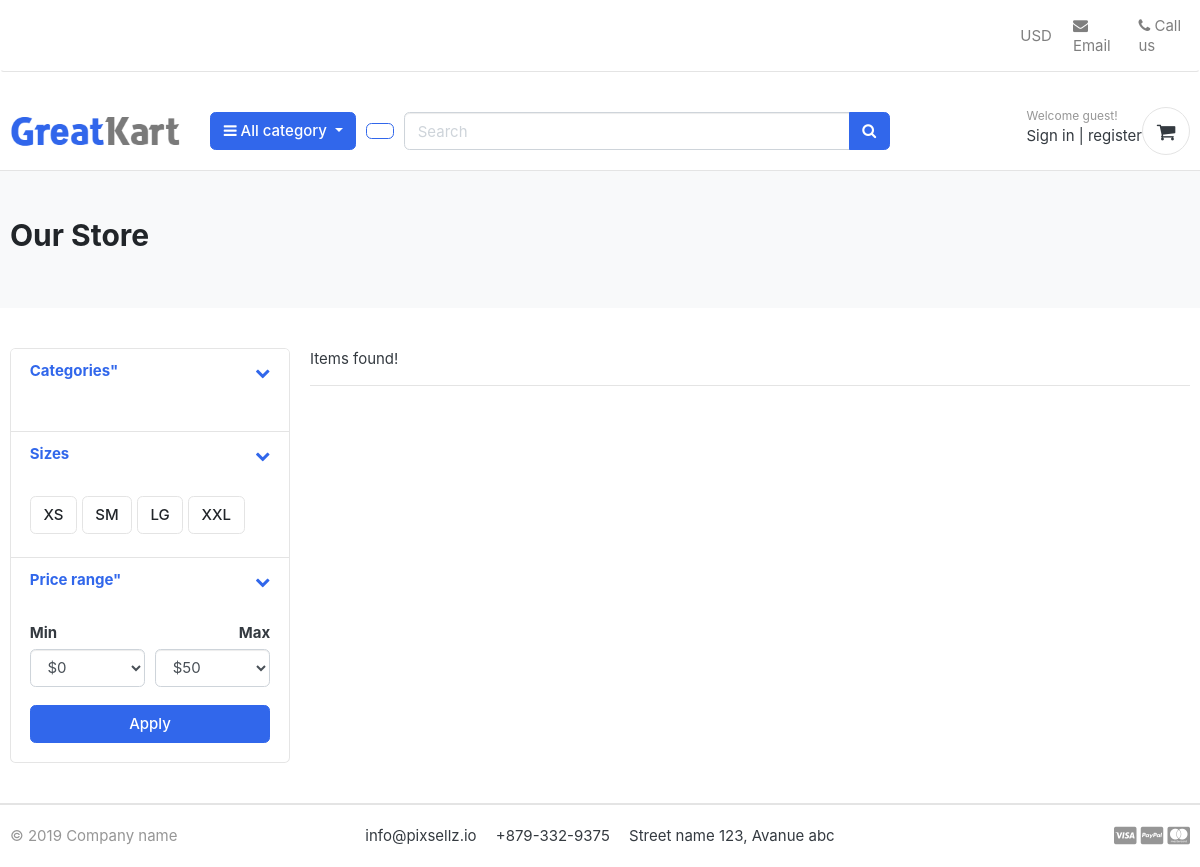
The page /post/post-list/ on the database as committed earlier.
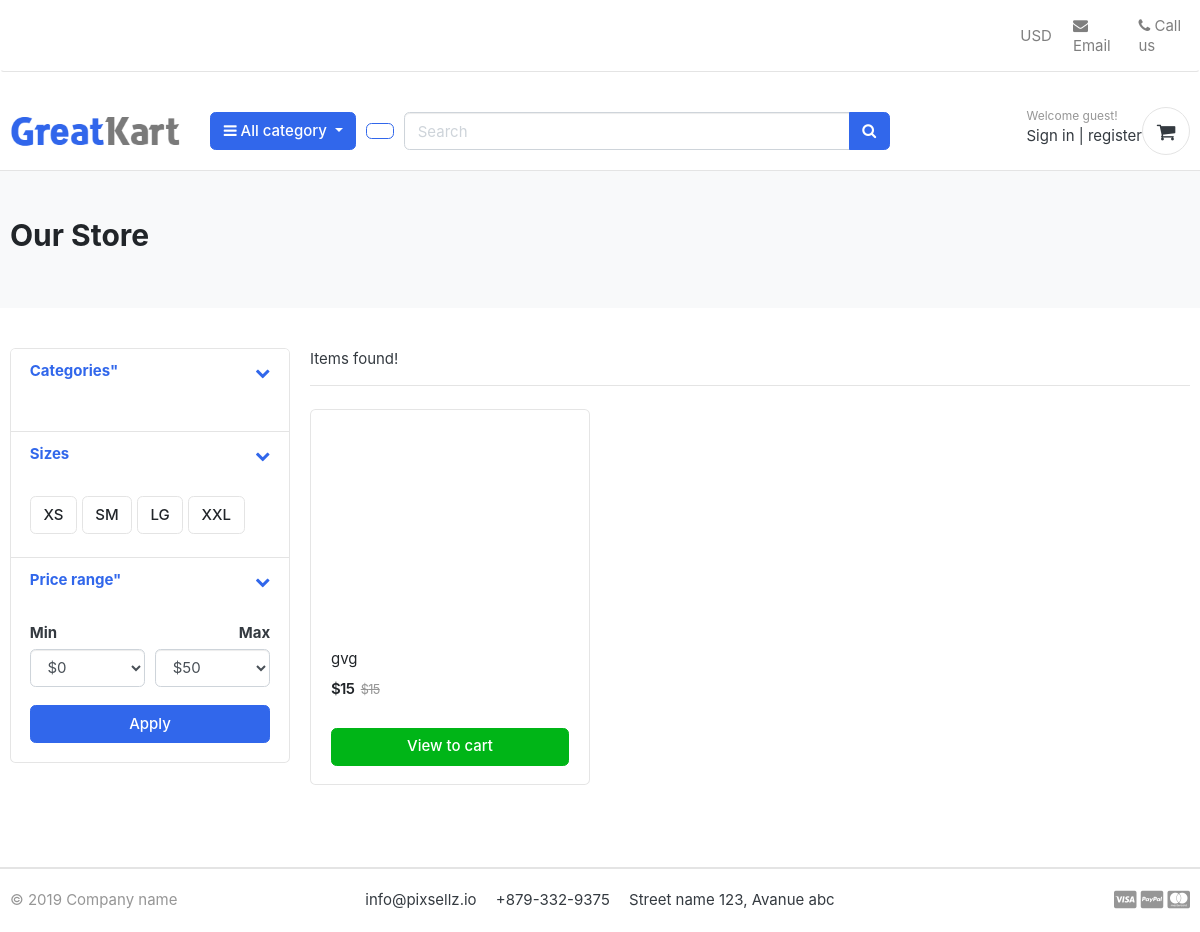
The same page on the database as committed later.
### post/models.py (models this page shows, shortened)
class Kvartera(models.Model):
    title = models.CharField(max_length=100)
    slug = AutoSlugField(populate_from='title', unique=True)
    category = models.ForeignKey(Category,on_delete=models.CASCADE)
    description = models.TextField()
    price = models.IntegerField()
    number_rooms = models.IntegerField()
    total_area = models.IntegerField()
    living_space = models.IntegerField()
    kitchen_area = models.PositiveIntegerField()
    floor = models.PositiveIntegerField()
    house_floor_plan = models.PositiveIntegerField()
    is_available = models.BooleanField(default=True, help_text="Is product available?")
    class Meta:
        verbose_name = ("kvartera")
        verbose_name_plural = ("kvarteras")
    def get_absolute_url(self):
        return reverse("post:post_list_view", args=[self.category.slug, self.slug])

### post/views/post_list.py (the view)
# urls.py: path("post-list/", post_list_view, name="post_list_view"),
def post_list_view(request, category_slug=None):
        posts = Kvartera.objects.filter(is_available=True)
        if category_slug:
            category = Category.objects.get(slug=category_slug)
            posts = Kvartera.objects.filter(category=category, is_available=True)
        return render(request, "post/post.html", {"posts": posts,})

### templates/post/post.html (shortened to what the changed rows need)
{% extends "base.html" %}
{% load static %}
{% load i18n %}
{% block content %}
<section class="section-pagetop bg">
    <div class="container">
        <h2 class="title-page">{% trans "Our Store" %}</h2>
    </div>
    </section>
    <section class="section-content padding-y">
    <div class="container">
    <div class="row">
        <main class="col-md-9">
    <div class="row">
        {% for post in posts %}
        <div class="col-md-4">
            <figure class="card card-product-grid">
                <div class="img-wrap">
                </div>
                <figcaption class="info-wrap">
                    <div class="fix-height">
                        <a href="{{ post.get_absolute_url }}" class="title">{{ post.title }}</a>
                        <div class="price-wrap mt-2">
                            <span class="price">${{ post.price }}</span>
                            <del class="price-old">${{ post.price }}</del>
                        </div>
                    </div>
                    <a href="{{ post.get_absolute_url }}" class="btn btn-block btn-success">View to cart</a>
                </figcaption>
            </figure>
        </div>
        {% endfor %}
    </div>
        </main>
    </div>
    </div>
    </section>
{% endblock %}

Rows that differ between the two databases and show on the page:
added Kvartera: title "gvg", price "15"
